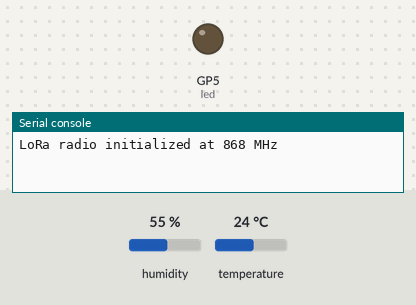
Simulated run of this program. Board: Raspberry Pi Pico running CircuitPython. Parts: output pins drawn as LEDs (lit = HIGH), the last lines printed to the serial console. The inputs (shaded band) are chosen by the test bench; at power-on: humidity 55 %, temperature 24 °C. No radio messages arrive unless stated (any console line starting 'radio sent:' is added by the test bench).

Above: at 0.15 s.
At 6.58 s:
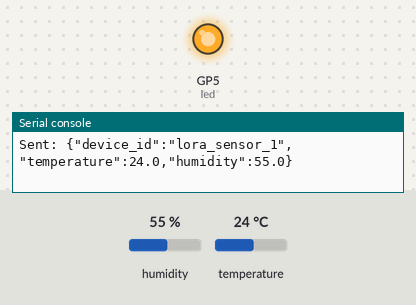
Timing chart, 0 to 7.7 s (numbered marks = the images above):
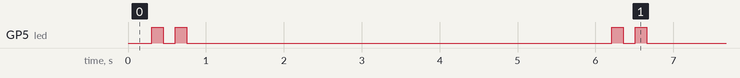

The program:

code.py
```python
from outdoor_module import OutdoorModule

outdoor = OutdoorModule(device_id = 'lora_sensor_1')
outdoor.run()
```

outdoor_module.py
```python
import time
import board
import busio
import digitalio
import json
import sys

# Adafruit hardware drivers.
import adafruit_rfm9x
import adafruit_dht

class OutdoorModule:
    """
    Controls the outdoor module.

    :param device_id: The device ID to use for LoRa messages.
    This must match the device ID used in the indoor module.

    The module:
    - Reads outdoor DHT22 sensor
    - Sends LoRa messages containing DHT22 readings.
    """
    def __init__(self, device_id):
        # Initialize the LED.
        self.led = digitalio.DigitalInOut(board.GP5)
        self.led.direction = digitalio.Direction.OUTPUT

        # Initialize RFM9x.
        spi = busio.SPI(board.GP18, MOSI = board.GP19, MISO = board.GP16)
        cs = digitalio.DigitalInOut(board.GP17)
        rst = digitalio.DigitalInOut(board.GP20)

        try:
            self.rfm9x = adafruit_rfm9x.RFM9x(spi, cs, rst, 868.0)

            # Configure the LoRa link parameters
            # Conducted transmit power, dBm.
            self.rfm9x.tx_power = 13
            # Signal bandwidth: 125 kHz.
            self.rfm9x.signal_bandwidth = 125000
            self.rfm9x.spreading_factor = 7
            # Forward error correction: 4/5 error-correction coding
            self.rfm9x.coding_rate = 5
            self.rfm9x.preamble_length = 8
            self.rfm9x.enable_crc = True

            print('LoRa radio initialized at 868 MHz')
        except Exception as error:
            print('LoRa radio initialization failed:', error)
            self.flashOnFault()

        # Initialize the DHT22 driver.
        try:
            self.dht_sensor = adafruit_dht.DHT22(board.GP4)
        except Exception as error:
            print('DHT22 sensor initialization failed:', error)
            self.flashOnFault()

        self.device_id = device_id

    def flashLed(self, times, duration):
        """
        Flashes the LED a specified number of times.

        :param times: How many times to flash the LED.
        :param duration: The duration of each flash, in seconds.
        """
        for _ in range(times):
            self.led.value = True
            time.sleep(duration)
            self.led.value = False
            time.sleep(duration)

    def flashOnFault(self):
        """
        Flashes the LED indefinitely after an initialization failure.

        Blocks normal operation until interrupted or reset.
        """
        while True:
            self.flashLed(1, 0.2)

    def run(self):
        """
        Reads sensor measurements and transmit them periodically.
        """
        while True:
            # Read both measurements; on failure, indicate the error and retry
            # after a delay.
            try:
                temperature = self.dht_sensor.temperature
                humidity = self.dht_sensor.humidity
            except RuntimeError as error:
                print("DHT22 read error:", error)
                self.flashLed(10, 0.2)
                time.sleep(5)
                continue

            # Encode the sensor data as a JSON string.
            data = json.dumps({
                'device_id': self.device_id,
                'temperature': temperature,
                'humidity': humidity,
            }, separators = (',', ':'))

            # Transmit the measurement; indicate success or failure with the LED.
            try:
                self.rfm9x.send(bytes(data, 'utf-8'))
            except Exception as error:
                print('Radio transmission error:')
                sys.print_exception(error)
                self.flashLed(10, 0.2)
            else:
                print('Sent:', data)
                self.flashLed(2, 0.15)

            time.sleep(5)
```

Measured:
- by itself, GP5 (led): repeats every 5.9 s: LOW 0.15 s, HIGH 0.15 s, LOW 5.5 s, HIGH 0.15 s
- by itself, everything shown: repeats every 5.9 s, in 4 steps
